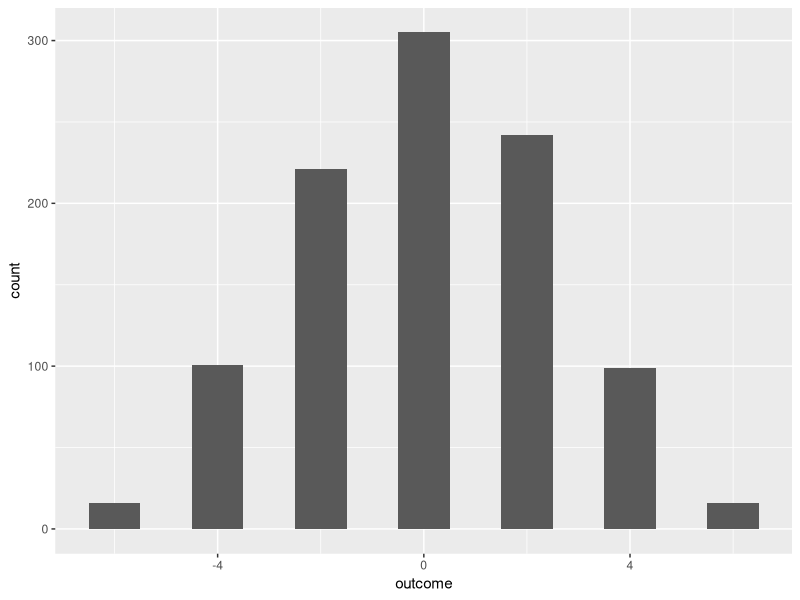
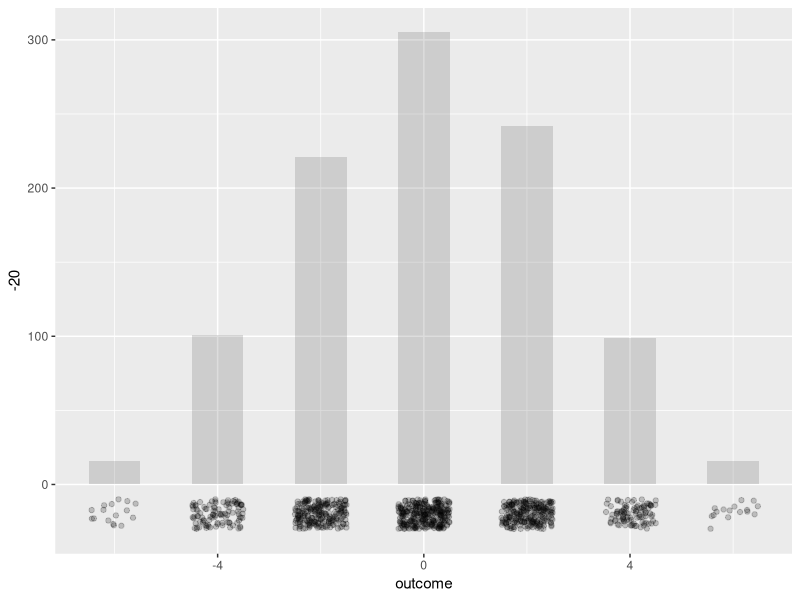
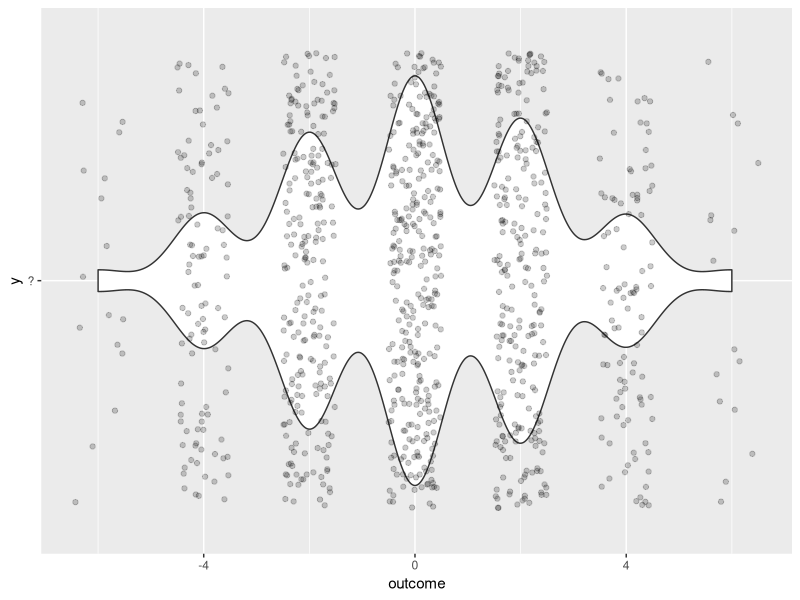

Write R code to recreate these figures, in order.
## ---- chunk 1
#| output: false
library(tidyverse) # loading for the pipe operator mainly
## ---- chunk 2
#| echo: true
# Pick a random variable (note: rounding is only for the presentation)
rnorm(5, mean = 0, sd = 1) %>% round(2) # Normal random variable (r.v)
sample(letters[1:10], size = 3, replace = TRUE) # sample from a vector
sample(c(1, -1), size = 1, replace = TRUE) # galton r.v
## ---- chunk 3
#| echo: true
#' calculate sum of `n` random variables
galton_sum <- function(n) {
  galton_series <- sample(c(1, -1), size = n, replace = TRUE)
  sum(galton_series)
}

# each run gives a different outcome
galton_sum(5) ; galton_sum(5); galton_sum(5)
## ---- chunk 4
#| echo: true
galton_simulation <- 
  tibble(
    run_number = 1:10,
    outcome = 
      replicate(n = length(run_number), 
                expr = galton_sum(6))
  ) %>% 
  print()
## ---- chunk 5
#| echo: true
galton_simulation <- 
  tibble(
    run_number = 1:1e3,
    outcome = 
      replicate(n = length(run_number), 
                expr = galton_sum(6))
  )
## ---- chunk 6
#| echo: true
ggplot(galton_simulation, mapping = aes(outcome)) +
  
  geom_histogram(binwidth = 1, center = 0)
## ---- chunk 7
#| echo: true
ggplot(galton_simulation, mapping = aes(x = outcome)) +
  
  geom_histogram(binwidth = 1, center = 0, alpha = 0.2) + 
  geom_jitter(aes(y = -20), 
              position = position_jitter(width = 0.5, height = 10),
              alpha = 0.2)
## ---- chunk 8
#| echo: true
ggplot(galton_simulation, mapping = aes(x = outcome, y = '?')) +
  
  geom_violin() + 
  # geom_histogram(binwidth = 1, center = 0, alpha = 0.2) + 
  geom_jitter(position = position_jitter(width = 0.5, height = .5),
              alpha = 0.2)

